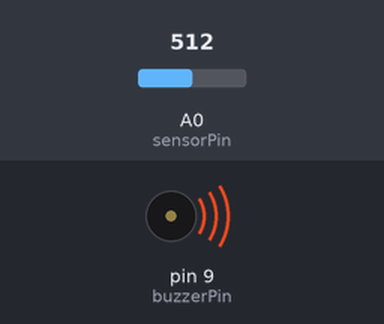
A sketch run on a simulated Arduino Uno, built with avr-gcc and run on an emulated ATmega328P. Parts: buzzer (waves = sounding). Inputs (shaded band) come from the test bench; at power-on: A0 (sensorPin) = 512.

Above: at 1.2 s.
1.3 s: A0 (sensorPin) set to 1023
At 2.4 s:
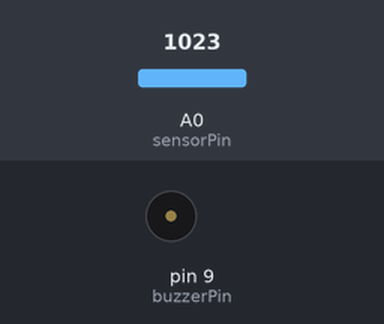
2.8 s: A0 (sensorPin) set to 900
At 3.5 s:
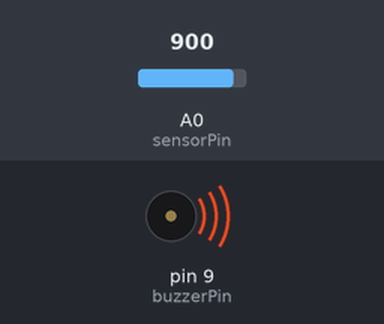
Timing chart, 0 to 5.8 s (numbered marks = the images above; inputs shaded):
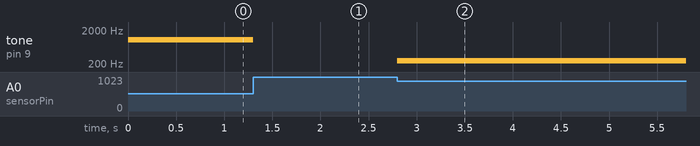

The sketch:

Circuit_09_Alteration_2.ino
```cpp
const int buzzerPin = 9;
const int sensorPin = 0;

const unsigned int maxFreq = 2048;
const unsigned int minFreq = 31;

unsigned int freqRange = maxFreq - minFreq;
unsigned int stepSize = (freqRange / 1024) + 1;


void setup()
{
  pinMode(buzzerPin, OUTPUT);
  pinMode(sensorPin, INPUT);
}


void loop()
{
  unsigned int sensorValue = analogRead(sensorPin);
  sensorValue = 1023 - sensorValue; // invert

  unsigned int freq = stepSize * sensorValue;

  tone(buzzerPin, freq);
}
```

Measured:
- after the input at 1.3 s, tone on pin 9 (buzzerPin): 1022 Hz → silent at once
- after the input at 2.8 s, tone on pin 9 (buzzerPin): silent → 246 Hz at once
